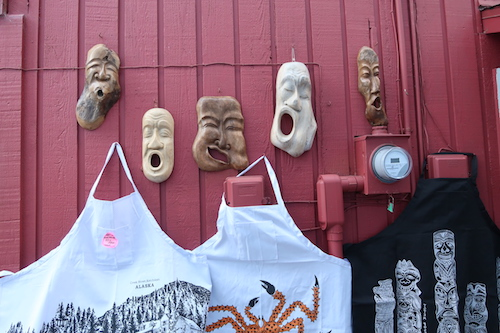
#> input picture 0_orientation/IMG_2292.JPG, 500 x 333 px
$ python contour_properties_1.py --image ../0_orientation/IMG_2292.JPG   (older library calls are emulated)
#> lines starting #> are read from the running program, lines starting #| are printed output that depends on the picture; after the words box and inside, x2 and y2 are one past the last pixel; in counts of white or black regions, pixels touching at a corner belong together
import numpy as np
import cv2
import argparse

ap = argparse.ArgumentParser()
ap.add_argument('-i', '--image', required=True, help="Path to image")
args = ap.parse_args()

image = cv2.imread(args.image)
#> image is the input picture: shape (333, 500, 3); mean B, G, R 125.5, 107.5, 142.4
gray = cv2.cvtColor(image, cv2.COLOR_BGR2GRAY)
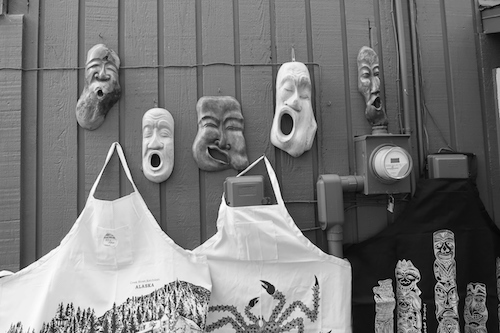
#> gray: shape (333, 500); min 0, max 255, mean 120

(im2, contours, hierarchy) = cv2.findContours(gray.copy(), cv2.RETR_EXTERNAL, cv2.CHAIN_APPROX_SIMPLE)
#> contours = [[[0, 0], [0, 332], [499, 332], [499, 0]]]
clone = image.copy()

green = (0, 255, 0)
white = (255, 255, 255)

# mark centroid of images
for i, c in enumerate(contours):
    # area and perimeter
    area = cv2.contourArea(c)
    perimeter = cv2.arcLength(c, True) # True: closed contour
    print("Shape #{} -- area {}, perimeter {}".format(i+1, area, perimeter))

    M = cv2.moments(c)
    cX = int(M["m10"] / M["m00"])
    cY = int(M["m01"] / M["m00"])
    print("Shape #{} -- cX {}, cY {}".format(i+1, cX, cY))
    cv2.drawContours(clone, [c], -1, green, 2)
    cv2.circle(clone, (cX, cY), 10, green, -1)
    font = cv2.FONT_HERSHEY_SIMPLEX
    cv2.putText(clone, "#{}".format(i+1), (cX, cY), font, 2, white, 3)
#> this loop made 1 pass
#> (c, area, perimeter, cX, cY, font) on pass 1: ([[0, 0], [0, 332], [499, 332], [499, 0]], 165668, 1662, 249, 166, 0)
#| Shape #1 -- area 165668.0, perimeter 1662.0
#| Shape #1 -- cX 249, cY 166
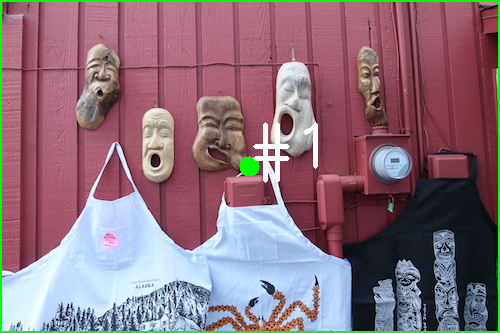
#> clone: shape (333, 500, 3); 2.84% of pixels changed, all inside (x1, y1, x2, y2) = (0, 0, 500, 333)

cv2.imshow("Anotated", clone)
cv2.waitKey(0)
clone = image.copy()

# finding bounding box (upright)
for c in contours:
    (x, y, w, h) = cv2.boundingRect(c)
    cv2.rectangle(clone, (x, y), (x+w, y+h), green, 2)
#> this loop made 1 pass
#> (c, x, y, w, h) on pass 1: ([[0, 0], [0, 332], [499, 332], [499, 0]], 0, 0, 500, 333)
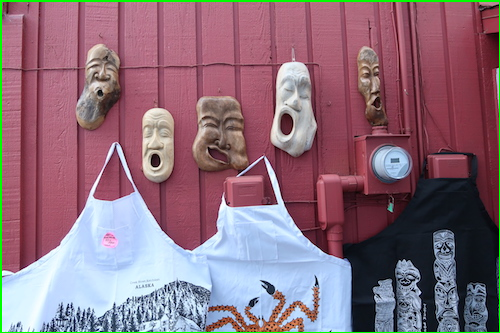
#> clone: shape (333, 500, 3); 1.5% of pixels changed, all inside (x1, y1, x2, y2) = (0, 0, 500, 333)

cv2.imshow("Bounding Boxes", clone)
cv2.waitKey(0)
clone = image.copy()

# find bounding box (min area, could be tilted)
for c in contours:
    box = cv2.minAreaRect(c)
    # cv2.circle(clone, (np.int0(box[0][0]), np.int0(box[0][1])), 10, (0,255,0), -1)
    # cv2.circle(clone, (np.int0(box[1][0]), np.int0(box[1][1])), 10, (0,255,255), -1)
    box = np.int0(cv2.boxPoints(box)) # np.int0 is the same as np.int64
    cv2.drawContours(clone, [box], -1, green, 2)
#> this loop made 1 pass
#> (c, box) on pass 1: ([[0, 0], [0, 332], [499, 332], [499, 0]], [[499, 331], [0, 331], [0, 0], [499, 0]])
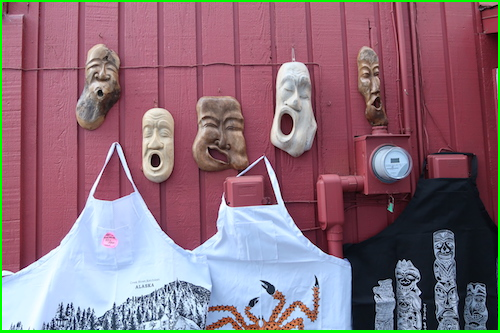
#> clone: shape (333, 500, 3); 2.29% of pixels changed, all inside (x1, y1, x2, y2) = (0, 0, 500, 333)

cv2.imshow("Rotated Bounding Boxes", clone)
cv2.waitKey(0)
clone = image.copy()

# find enclosing contour
for c in contours:
    ((x, y), radius) = cv2.minEnclosingCircle(c)
    cv2.circle(clone, (int(x), int(y)), int(radius + 2), green, 2) # leave some margin
#> this loop made 1 pass
#> (c, x, y, radius) on pass 1: ([[0, 0], [0, 332], [499, 332], [499, 0]], 249.5, 166, 299.7)
#> clone: shape (333, 500, 3); under 0.01% of pixels changed, all inside (x1, y1, x2, y2) = (499, 0, 500, 333)
cv2.imshow("min-enclosing circles", clone)
cv2.waitKey(0)
clone = image.copy()

# fit ellipse
for c in contours:
    if len(c) > 4:
        # need at least 5 points to fit the ellipse
        ellipse = cv2.fitEllipse(c)
        cv2.ellipse(clone, ellipse, green, 2) # leave some margin
#> this loop made 1 pass
#> c on pass 1: [[0, 0], [0, 332], [499, 332], [499, 0]]
cv2.imshow("Ellipses", clone)
cv2.waitKey(0)
clone = image.copy()
